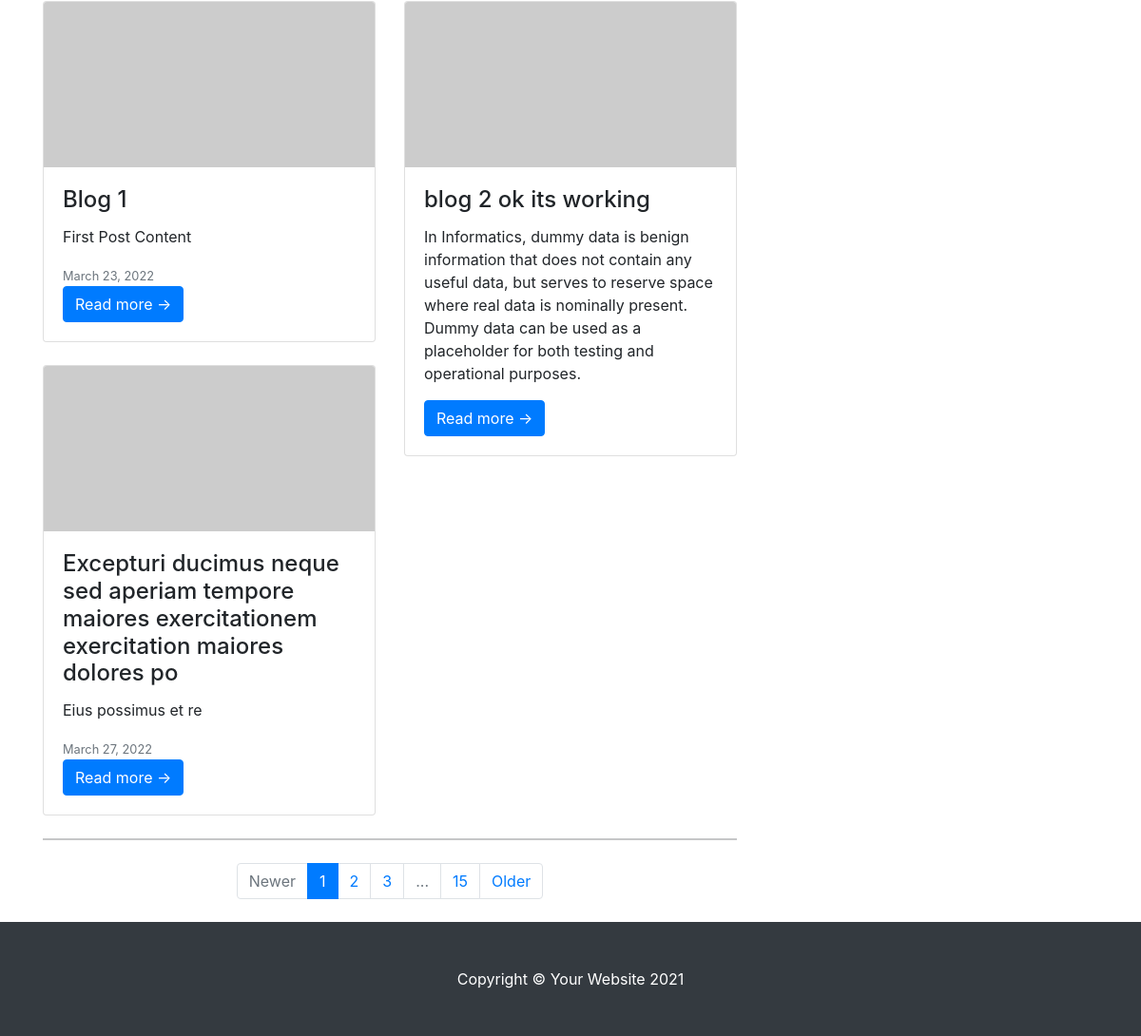
The page /blog/ (lower part) on the database as committed earlier.
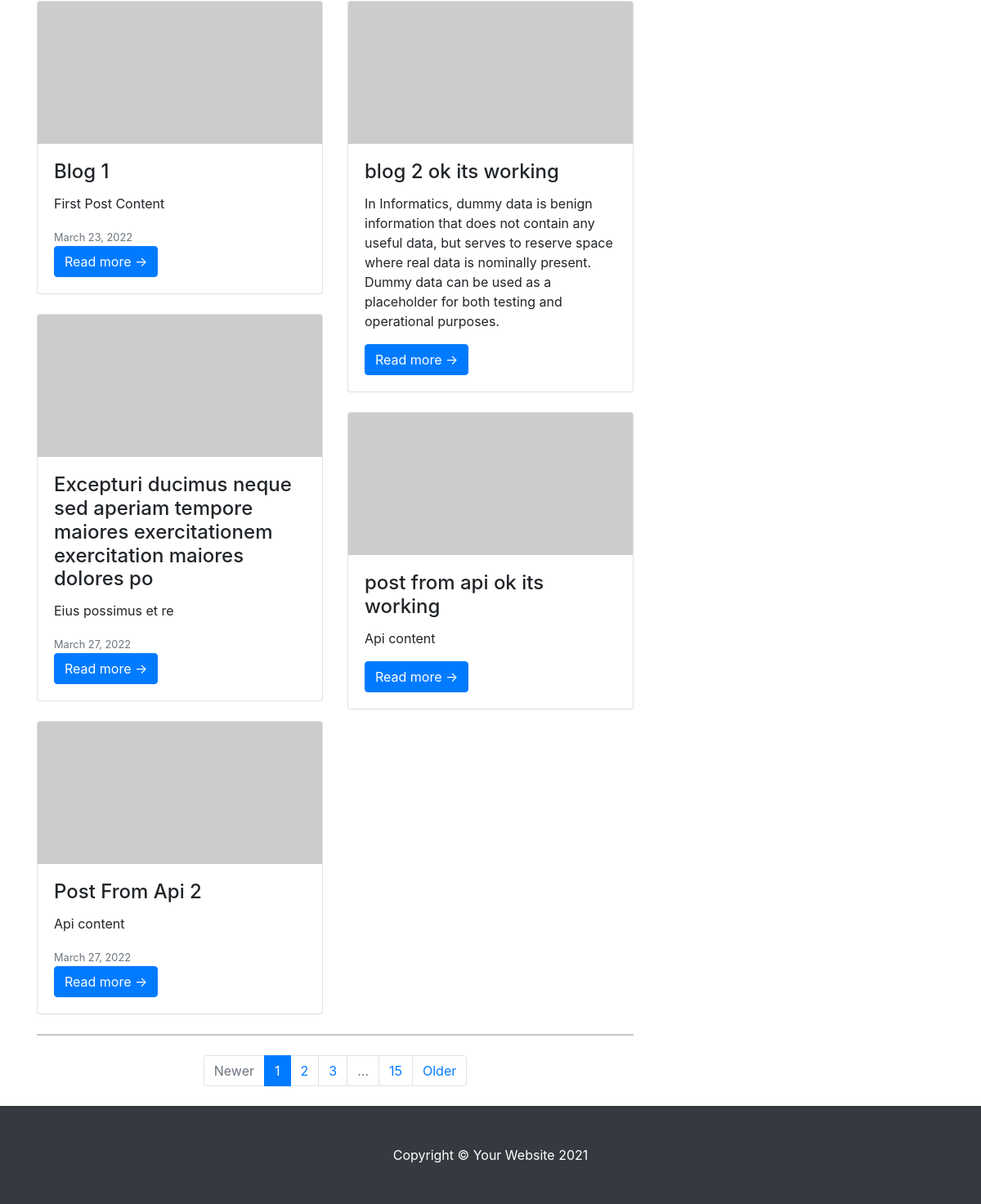
The same page on the database as committed later.
### core/models.py (models this page shows, shortened)
class Post(models.Model):
    title = models.CharField(max_length = 100)
    content = models.TextField()
    created_at = models.DateTimeField(default=timezone.now)
    author = models.ForeignKey(User, on_delete=models.CASCADE)

### core/views.py (the view)
# urls.py: path('', views.home, name="blog-home"),
def home(request):
    context = {
        'posts':Post.objects.all()
    }
    return render(request, 'home.html', context)

### core/templatetags/myTags.py (called while the page is built)
@register.filter
def lower(value):
    return value.lower()+" ok its working"

@register.filter
def module(number,value):
    return number % value

### core/templates/home.html (shortened to what this page needs)
{% extends "base.html" %}
{% load myTags %}
{% block content %}
    <div class="container">
            <div class="row">
                <div class="col-lg-8">
                    <div class="row">
                        <div class="col-lg-6">
                            {% for post in posts %}
                            {% if forloop.counter|module:2 != 0 %}
                            <div class="card mb-4">
                                <a href="#!"><img class="card-img-top" src="https://dummyimage.com/700x350/dee2e6/6c757d.jpg" alt="..." /></a>
                                <div class="card-body">
                                    <h2 class="card-title h4">{{ post.title }}</h2>
                                    <p class="card-text">{{ post.content }}</p>
                                    <div class="text-secondary">
                                        <small class="cart-test">{{ post.created_at|date:"F d, Y" }}</small>
                                    </div>
                                    <a class="btn btn-primary" href="#!">Read more →</a>
                                </div>
                            </div>
                            {% endif %}
                            {% endfor %}
                        </div>
                        <div class="col-lg-6">
                            {% for post in posts %}
                            {% if forloop.counter|module:2 == 0 %}
                            <div class="card mb-4">
                                <a href="#!"><img class="card-img-top" src="https://dummyimage.com/700x350/dee2e6/6c757d.jpg" alt="..." /></a>
                                <div class="card-body">
                                    <h2 class="card-title h4">{{ post.title|lower }}</h2>
                                    <p class="card-text">{{ post.content }}</p>
                                    <a class="btn btn-primary" href="#!">Read more →</a>
                                </div>
                            </div>
                            {% endif %}
                            {% endfor %}
                        </div>
                    </div>
                    <nav aria-label="Pagination">
                        <hr class="my-0" />
                        <ul class="pagination justify-content-center my-4">
                            <li class="page-item disabled"><a class="page-link" href="#" tabindex="-1" aria-disabled="true">Newer</a></li>
                            <li class="page-item active" aria-current="page"><a class="page-link" href="#!">1</a></li>
                            <li class="page-item"><a class="page-link" href="#!">2</a></li>
                            <li class="page-item"><a class="page-link" href="#!">3</a></li>
                            <li class="page-item disabled"><a class="page-link" href="#!">...</a></li>
                            <li class="page-item"><a class="page-link" href="#!">15</a></li>
                            <li class="page-item"><a class="page-link" href="#!">Older</a></li>
                        </ul>
                    </nav>
                </div>
                <div class="col-lg-4">
                </div>
            </div>
        </div>
{% endblock content %}

### core/templates/base.html (shortened to what this page needs)
{% load static %}
<!DOCTYPE html>
<html lang="en">
<div class="min-vh-100 d-flex flex-column justify-content-between">
    <head>
        <link href="{% static '/main.css' %}" rel="stylesheet" />
        <link rel="stylesheet" href="https://stackpath.bootstrapcdn.com/bootstrap/4.1.3/css/bootstrap.min.css">
    </head>
    <body>
        {% block content %}
        {% endblock content %}
        <footer class="py-5 bg-dark">
            <div class="container"><p class="m-0 text-center text-white">Copyright &copy; Your Website 2021</p></div>
        </footer>
    </body>
</div>
</html>

Rows that differ between the two databases and show on the page:
added Post: title "Post From Api 2", content "Api content", created_at "March 27, 2022"
added Post: title "post from api ok its working", content "Api content"
